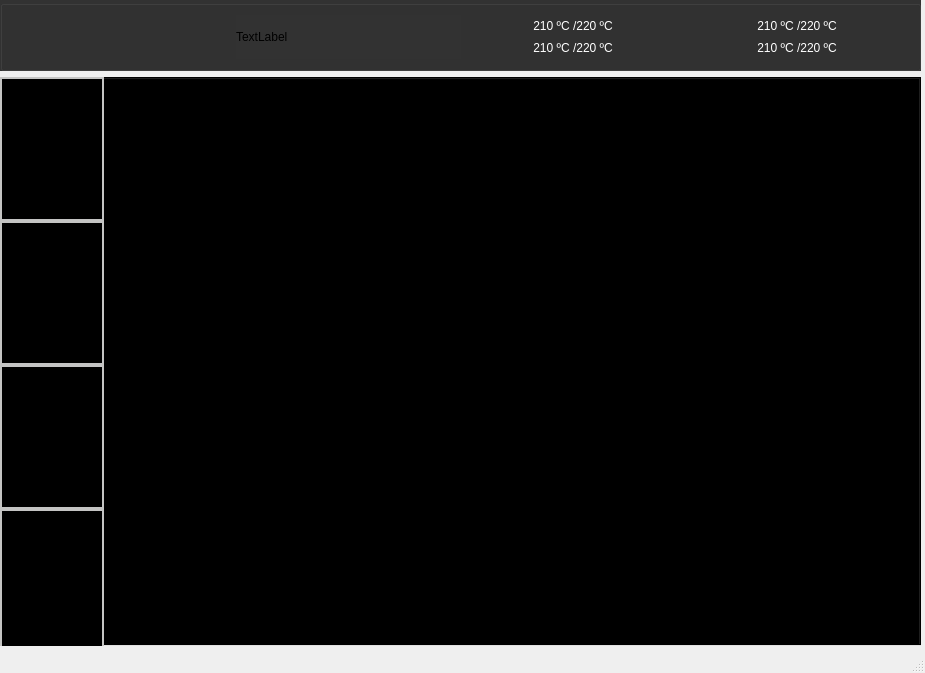
<?xml version="1.0" encoding="UTF-8"?>
<ui version="4.0">
 <class>MainWindow</class>
 <widget class="QMainWindow" name="MainWindow">
  <property name="geometry">
   <rect>
    <x>0</x>
    <y>0</y>
    <width>925</width>
    <height>673</height>
   </rect>
  </property>
  <property name="windowTitle">
   <string>MainWindow</string>
  </property>
  <widget class="QWidget" name="centralwidget">
   <widget class="QWidget" name="">
    <property name="geometry">
     <rect>
      <x>0</x>
      <y>0</y>
      <width>921</width>
      <height>646</height>
     </rect>
    </property>
    <layout class="QGridLayout" name="gridLayout_2">
     <item row="1" column="0">
      <widget class="QTabWidget" name="tabWidget">
       <property name="enabled">
        <bool>true</bool>
       </property>
       <property name="minimumSize">
        <size>
         <width>100</width>
         <height>100</height>
        </size>
       </property>
       <property name="baseSize">
        <size>
         <width>100</width>
         <height>100</height>
        </size>
       </property>
       <property name="layoutDirection">
        <enum>Qt::LeftToRight</enum>
       </property>
       <property name="styleSheet">
        <string notr="true">QTabBar::tab {
	min-width: 100px;
	max-width: 150px;
	min-height: 140px;
    background: #000000;
    border: 2px solid #C4C4C3;
	text-color: #999999;
}
QWidget {background-color: black }</string>
       </property>
       <property name="tabPosition">
        <enum>QTabWidget::West</enum>
       </property>
       <property name="tabShape">
        <enum>QTabWidget::Rounded</enum>
       </property>
       <property name="currentIndex">
        <number>0</number>
       </property>
       <property name="iconSize">
        <size>
         <width>78</width>
         <height>78</height>
        </size>
       </property>
       <property name="elideMode">
        <enum>Qt::ElideLeft</enum>
       </property>
       <property name="usesScrollButtons">
        <bool>false</bool>
       </property>
       <property name="documentMode">
        <bool>false</bool>
       </property>
       <widget class="QWidget" name="tab">
        <attribute name="icon">
         <iconset>
          <normaloff>../../../../../../../../../../../GuilhermeLemos/Firmware/Klipper Screen/Icones Brinca/1_ICONS/HOME_unpressed.png</normaloff>../../../../../../../../../../../GuilhermeLemos/Firmware/Klipper Screen/Icones Brinca/1_ICONS/HOME_unpressed.png</iconset>
        </attribute>
        <attribute name="title">
         <string/>
        </attribute>
       </widget>
       <widget class="QWidget" name="Filament">
        <attribute name="icon">
         <iconset>
          <normaloff>../../../../../../../../../../../GuilhermeLemos/Firmware/Klipper Screen/Icones Brinca/1_ICONS/FILAMENT_unpressed.png</normaloff>../../../../../../../../../../../GuilhermeLemos/Firmware/Klipper Screen/Icones Brinca/1_ICONS/FILAMENT_unpressed.png</iconset>
        </attribute>
        <attribute name="title">
         <string>Filament</string>
        </attribute>
       </widget>
       <widget class="QWidget" name="tab_2">
        <attribute name="icon">
         <iconset>
          <normaloff>../../../../../../../../../../../GuilhermeLemos/Firmware/Klipper Screen/Icones Brinca/1_ICONS/DEFINITIONS_unpressed.png</normaloff>../../../../../../../../../../../GuilhermeLemos/Firmware/Klipper Screen/Icones Brinca/1_ICONS/DEFINITIONS_unpressed.png</iconset>
        </attribute>
        <attribute name="title">
         <string>Page</string>
        </attribute>
       </widget>
       <widget class="QWidget" name="tab_3">
        <attribute name="icon">
         <iconset>
          <normaloff>../../../../../../../../../../../GuilhermeLemos/Firmware/Klipper Screen/Icones Brinca/1_ICONS/CONTROL_unpressed.png</normaloff>../../../../../../../../../../../GuilhermeLemos/Firmware/Klipper Screen/Icones Brinca/1_ICONS/CONTROL_unpressed.png</iconset>
        </attribute>
        <attribute name="title">
         <string>Page</string>
        </attribute>
       </widget>
      </widget>
     </item>
     <item row="0" column="0">
      <widget class="QGroupBox" name="">
       <property name="styleSheet">
        <string notr="true">background-color: rgb(50, 50, 50);
border-bottom-color: rgb(145, 145, 145);</string>
       </property>
       <layout class="QGridLayout" name="gridLayout">
        <property name="spacing">
         <number>0</number>
        </property>
        <item row="0" column="2">
         <widget class="QPushButton" name="pushButton_2">
          <property name="enabled">
           <bool>true</bool>
          </property>
          <property name="styleSheet">
           <string notr="true">QWidget{
	background-color: rgb(60, 60, 60);
	selection-background-color: rgb(60, 60, 60);
	gridline-color: rgb(60, 60, 60);
	color: rgb(255, 255, 255);
	border-color: rgb(60, 60, 60);
	selection-color: rgb(60, 60, 60);
	border-bottom-color: rgb(60, 60, 60);
}</string>
          </property>
          <property name="text">
           <string>210 ºC /220 ºC</string>
          </property>
          <property name="icon">
           <iconset>
            <normaloff>../../../../../../../../../../Desktop/DGUS/BLOCKS_DGUS_R21_V1/27_Icons/19.jpg</normaloff>../../../../../../../../../../Desktop/DGUS/BLOCKS_DGUS_R21_V1/27_Icons/19.jpg</iconset>
          </property>
          <property name="iconSize">
           <size>
            <width>19</width>
            <height>19</height>
           </size>
          </property>
          <property name="checkable">
           <bool>false</bool>
          </property>
          <property name="checked">
           <bool>false</bool>
          </property>
          <property name="flat">
           <bool>true</bool>
          </property>
         </widget>
        </item>
        <item row="1" column="3">
         <widget class="QPushButton" name="pushButton_4">
          <property name="enabled">
           <bool>true</bool>
          </property>
          <property name="styleSheet">
           <string notr="true">QWidget{
	background-color: rgb(60, 60, 60);
	selection-background-color: rgb(60, 60, 60);
	gridline-color: rgb(60, 60, 60);
	color: rgb(255, 255, 255);
	border-color: rgb(60, 60, 60);
	selection-color: rgb(60, 60, 60);
	border-bottom-color: rgb(60, 60, 60);
}</string>
          </property>
          <property name="text">
           <string>210 ºC /220 ºC</string>
          </property>
          <property name="icon">
           <iconset>
            <normaloff>../../../../../../../../../../Desktop/DGUS/BLOCKS_DGUS_R21_V1/27_Icons/19.jpg</normaloff>../../../../../../../../../../Desktop/DGUS/BLOCKS_DGUS_R21_V1/27_Icons/19.jpg</iconset>
          </property>
          <property name="iconSize">
           <size>
            <width>19</width>
            <height>19</height>
           </size>
          </property>
          <property name="checkable">
           <bool>false</bool>
          </property>
          <property name="checked">
           <bool>false</bool>
          </property>
          <property name="flat">
           <bool>true</bool>
          </property>
         </widget>
        </item>
        <item row="0" column="0" rowspan="2">
         <widget class="QPushButton" name="pushButton_3">
          <property name="enabled">
           <bool>true</bool>
          </property>
          <property name="styleSheet">
           <string notr="true">QWidget{
	background-color: rgb(60, 60, 60);
	selection-background-color: rgb(60, 60, 60);
	gridline-color: rgb(60, 60, 60);
	color: rgb(255, 255, 255);
	border-color: rgb(60, 60, 60);
	selection-color: rgb(60, 60, 60);
	border-bottom-color: rgb(60, 60, 60);
	padding: 0px;
}</string>
          </property>
          <property name="text">
           <string/>
          </property>
          <property name="icon">
           <iconset>
            <normaloff>../../../../../../../../../../Desktop/DGUS/BLOCKS_DGUS_R21_V1/27_Icons/18.jpg</normaloff>../../../../../../../../../../Desktop/DGUS/BLOCKS_DGUS_R21_V1/27_Icons/18.jpg</iconset>
          </property>
          <property name="iconSize">
           <size>
            <width>65</width>
            <height>51</height>
           </size>
          </property>
          <property name="checkable">
           <bool>false</bool>
          </property>
          <property name="checked">
           <bool>false</bool>
          </property>
          <property name="flat">
           <bool>true</bool>
          </property>
         </widget>
        </item>
        <item row="0" column="3">
         <widget class="QPushButton" name="pushButton_5">
          <property name="enabled">
           <bool>true</bool>
          </property>
          <property name="styleSheet">
           <string notr="true">QWidget{
	background-color: rgb(60, 60, 60);
	selection-background-color: rgb(60, 60, 60);
	gridline-color: rgb(60, 60, 60);
	color: rgb(255, 255, 255);
	border-color: rgb(60, 60, 60);
	selection-color: rgb(60, 60, 60);
	border-bottom-color: rgb(60, 60, 60);
}</string>
          </property>
          <property name="text">
           <string>210 ºC /220 ºC</string>
          </property>
          <property name="icon">
           <iconset>
            <normaloff>../../../../../../../../../../Desktop/DGUS/BLOCKS_DGUS_R21_V1/27_Icons/19.jpg</normaloff>../../../../../../../../../../Desktop/DGUS/BLOCKS_DGUS_R21_V1/27_Icons/19.jpg</iconset>
          </property>
          <property name="iconSize">
           <size>
            <width>19</width>
            <height>19</height>
           </size>
          </property>
          <property name="checkable">
           <bool>false</bool>
          </property>
          <property name="checked">
           <bool>false</bool>
          </property>
          <property name="flat">
           <bool>true</bool>
          </property>
         </widget>
        </item>
        <item row="1" column="2">
         <widget class="QPushButton" name="pushButton">
          <property name="enabled">
           <bool>true</bool>
          </property>
          <property name="styleSheet">
           <string notr="true">QWidget{
	background-color: rgb(60, 60, 60);
	selection-background-color: rgb(60, 60, 60);
	gridline-color: rgb(60, 60, 60);
	color: rgb(255, 255, 255);
	border-color: rgb(60, 60, 60);
	selection-color: rgb(60, 60, 60);
	border-bottom-color: rgb(60, 60, 60);
}</string>
          </property>
          <property name="text">
           <string>210 ºC /220 ºC</string>
          </property>
          <property name="icon">
           <iconset>
            <normaloff>../../../../../../../../../../Desktop/DGUS/BLOCKS_DGUS_R21_V1/27_Icons/20.jpg</normaloff>../../../../../../../../../../Desktop/DGUS/BLOCKS_DGUS_R21_V1/27_Icons/20.jpg</iconset>
          </property>
          <property name="iconSize">
           <size>
            <width>19</width>
            <height>19</height>
           </size>
          </property>
          <property name="checkable">
           <bool>false</bool>
          </property>
          <property name="checked">
           <bool>false</bool>
          </property>
          <property name="flat">
           <bool>true</bool>
          </property>
         </widget>
        </item>
        <item row="0" column="1" rowspan="2">
         <widget class="QLabel" name="label">
          <property name="text">
           <string>TextLabel</string>
          </property>
         </widget>
        </item>
       </layout>
       <zorder>pushButton</zorder>
       <zorder>pushButton_2</zorder>
       <zorder>pushButton_4</zorder>
       <zorder>pushButton_5</zorder>
       <zorder>pushButton_3</zorder>
       <zorder>label</zorder>
      </widget>
     </item>
    </layout>
   </widget>
  </widget>
  <widget class="QMenuBar" name="menubar">
   <property name="geometry">
    <rect>
     <x>0</x>
     <y>0</y>
     <width>925</width>
     <height>22</height>
    </rect>
   </property>
  </widget>
  <widget class="QStatusBar" name="statusbar"/>
 </widget>
 <resources/>
 <connections/>
</ui>
